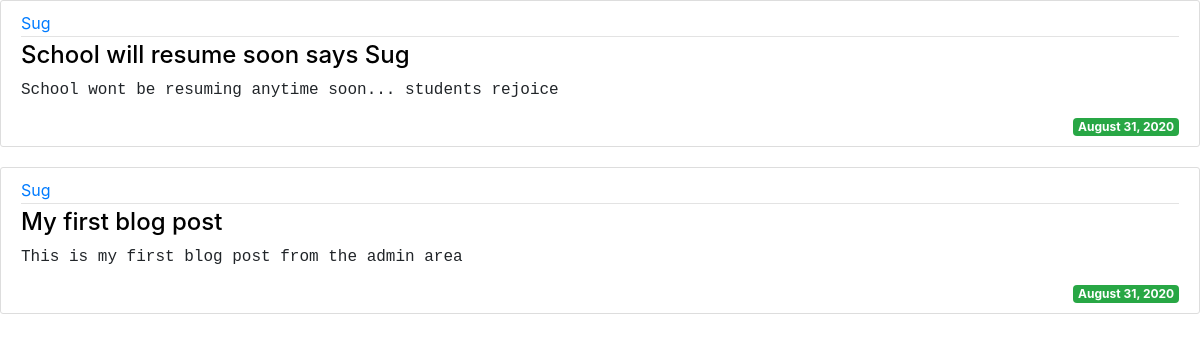
The app's page /press/ with its own data.
### sug/models.py (models this page shows, shortened)
class Post(models.Model):
    author = models.ForeignKey(User, on_delete=models.CASCADE)
    title = models.CharField(max_length=200)
    content = models.TextField()
    date_posted = models.DateTimeField(auto_now_add=True, null=True)

### sug/views.py (the view)
# urls.py: path('press/', views.press, name= 'press')
def press(request):
    post = Post.objects.all().order_by('-date_posted')
    context = {'Post':post}
    return render(request, 'press.html', context)

### sug/templates/press.html (shortened to what this page needs)
{% extends 'base.html' %}
{% block body %}
    {% for posts in Post %}
            <article class="media content-section">
                <div class="media-body">
                    <div class="article-metadata">
                        <a class="mr-2" href="#">{{ posts.author }}</a>
                    </div>
                    <h4><a class="article-title" href="#">{{ posts.title }}</a></h4>
                    <p class="article-content" style="font-family: monospace;">{{ posts.content }}</p>
                    <span class="badge badge-success">{{posts.date_posted|date:"F j, Y"}}</span>
                </div>
            </article>
    {% endfor %}
{% endblock %}

### sug/templates/base.html (shortened to what this page needs)
{%load static %}
<!doctype html>
<html lang="en">
  <head>
    <link rel="stylesheet" href="https://stackpath.bootstrapcdn.com/bootstrap/4.5.2/css/bootstrap.min.css">
    <link rel="stylesheet" type="text/css" href="{% static 'main.css' %}">
  </head>
  <body>
    {% block body %}{% endblock %}
  </body>
</html>

### sug/templates/press.html (style rules this page uses)
.content-section { background: #ffffff; padding: 10px 20px; border: 1px solid #dddddd; border-radius: 3px; margin-bottom: 20px; }
.article-title { color: black; }
.article-content { white-space: pre-line; }
.mr-2 { text-decoration: none; }
.article-metadata { padding-bottom: 1px; margin-bottom: 4px; border-bottom: 1px solid #e3e3e3 }
.badge-success { float: right; }

### records on screen
Post: author "Sug", title "School will resume soon says Sug", content "School wont be resuming anytime soon... students rejoice", date_posted "August 31, 2020"
Post: author "Sug", title "My first blog post", content "This is my first blog post from the admin area", date_posted "August 31, 2020"
